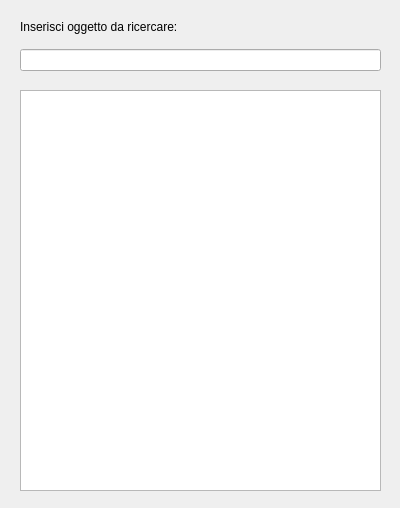
<?xml version="1.0" encoding="UTF-8"?>
<ui version="4.0">
 <class>findDialog</class>
 <widget class="QDialog" name="findDialog">
  <property name="geometry">
   <rect>
    <x>0</x>
    <y>0</y>
    <width>400</width>
    <height>508</height>
   </rect>
  </property>
  <property name="windowTitle">
   <string>Cerca</string>
  </property>
  <widget class="QListWidget" name="listWidget">
   <property name="geometry">
    <rect>
     <x>20</x>
     <y>90</y>
     <width>361</width>
     <height>401</height>
    </rect>
   </property>
  </widget>
  <widget class="QWidget" name="verticalLayoutWidget">
   <property name="geometry">
    <rect>
     <x>20</x>
     <y>10</y>
     <width>361</width>
     <height>61</height>
    </rect>
   </property>
   <layout class="QVBoxLayout" name="verticalLayout">
    <item>
     <widget class="QLabel" name="label">
      <property name="text">
       <string>Inserisci oggetto da ricercare:</string>
      </property>
     </widget>
    </item>
    <item>
     <widget class="QLineEdit" name="findLineEdit"/>
    </item>
   </layout>
  </widget>
 </widget>
 <resources/>
 <connections/>
</ui>
